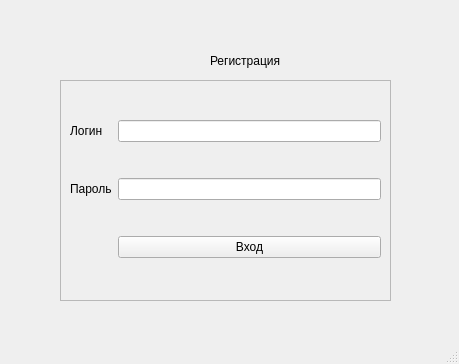
<?xml version="1.0" encoding="UTF-8"?>
<ui version="4.0">
 <class>MainWindow</class>
 <widget class="QMainWindow" name="MainWindow">
  <property name="geometry">
   <rect>
    <x>0</x>
    <y>0</y>
    <width>459</width>
    <height>364</height>
   </rect>
  </property>
  <property name="windowTitle">
   <string>MainWindow</string>
  </property>
  <widget class="QWidget" name="centralwidget">
   <widget class="QFrame" name="frame">
    <property name="geometry">
     <rect>
      <x>60</x>
      <y>80</y>
      <width>331</width>
      <height>221</height>
     </rect>
    </property>
    <property name="frameShape">
     <enum>QFrame::StyledPanel</enum>
    </property>
    <property name="frameShadow">
     <enum>QFrame::Raised</enum>
    </property>
    <layout class="QGridLayout" name="gridLayout">
     <item row="2" column="1">
      <widget class="QPushButton" name="btnEntry">
       <property name="text">
        <string>Вход</string>
       </property>
      </widget>
     </item>
     <item row="0" column="1">
      <widget class="QLineEdit" name="leLogin"/>
     </item>
     <item row="1" column="1">
      <widget class="QLineEdit" name="lePass"/>
     </item>
     <item row="1" column="0">
      <widget class="QLabel" name="label_2">
       <property name="text">
        <string>Пароль</string>
       </property>
      </widget>
     </item>
     <item row="0" column="0">
      <widget class="QLabel" name="label">
       <property name="text">
        <string>Логин</string>
       </property>
      </widget>
     </item>
    </layout>
   </widget>
   <widget class="QLabel" name="label_3">
    <property name="geometry">
     <rect>
      <x>210</x>
      <y>50</y>
      <width>81</width>
      <height>21</height>
     </rect>
    </property>
    <property name="text">
     <string>Регистрация</string>
    </property>
   </widget>
  </widget>
  <widget class="QMenuBar" name="menubar">
   <property name="geometry">
    <rect>
     <x>0</x>
     <y>0</y>
     <width>459</width>
     <height>22</height>
    </rect>
   </property>
  </widget>
  <widget class="QStatusBar" name="statusbar"/>
 </widget>
 <resources/>
 <connections/>
</ui>
